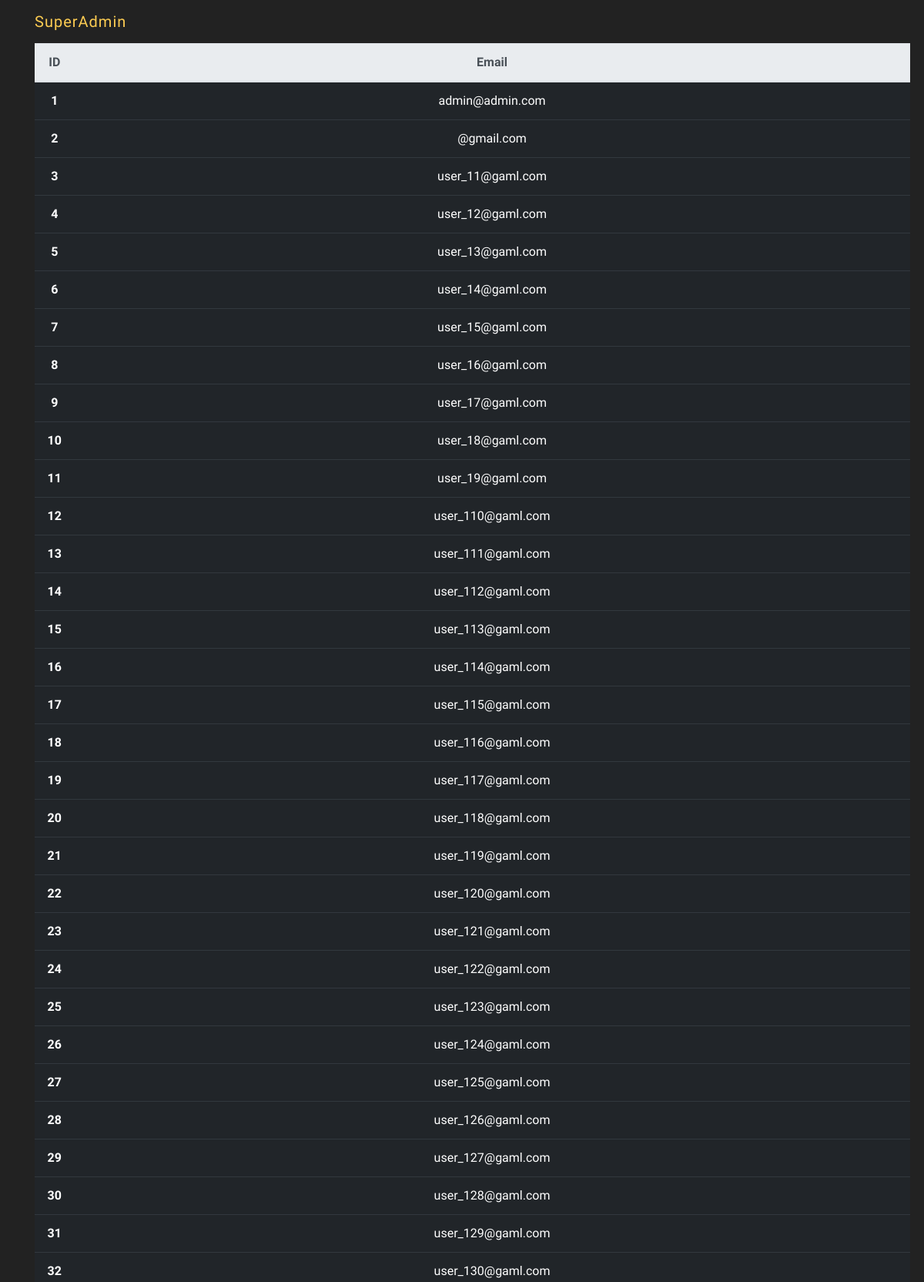
The page /dashboard (signed in, upper part) on the database its author committed.
### admin/models.py (models this page shows)
class User(Base, UserMixin):
    __tablename__ = 'user'
    id = Column(Integer, primary_key=True)
    email = Column(String(255), unique=True)
    username = Column(String(255))
    password = Column(String(255))
    last_login_at = Column(DateTime())
    current_login_at = Column(DateTime())
    last_login_ip = Column(String(100))
    current_login_ip = Column(String(100))
    login_count = Column(Integer)
    active = Column(Boolean())
    confirmed_at = Column(DateTime())
    roles = relationship('Role', secondary='roles_users',
                         backref=backref('users', lazy='dynamic'))

### admin/application.py (the view)
@app.route('/dashboard')
@roles_required('admin')
def dashboard():
    user_list = User.query.all()
    return render_template('dashboard.html', user_list=user_list, )

### admin/application.py (called while the page is built)
@app.context_processor
def login_context():
    return {
        'current_user': current_user
    }

### admin/templates/dashboard.html (shortened to what this page needs)
<!DOCTYPE html>
<html lang="en">
  <head>
    <link href="vendor/bootstrap/css/bootstrap.min.css" rel="stylesheet">
    <link href="vendor/fontawesome-free/css/all.min.css" rel="stylesheet">
    <link href="css/new-age.css" rel="stylesheet">
  </head>
  <body id="page-top">
    <nav class="navbar navbar-expand-lg navbar-light" id="mainNav">
      <div class="container">
        <a class="navbar-brand js-scroll-trigger" style='color:blck' href="#page-top">SuperAdmin</a>
      </div>
    </nav>
    <div class='container'>
      <div class='row'>
        <div class='col'>
            <table class="table table-dark text-center">
                <thead class='thead-light'>
                  <tr>
                    <th scope="col">ID</th>
                    <th scope="col">Email</th>
                  </tr>
                </thead>
                <tbody>
                  {% for user in user_list%}
                  <tr>
                    <th scope="row">{{ user.id }}</th>
                    <td>{{ user.email | safe }}</td>
                  </tr>
                  {% endfor %}
                </tbody>
              </table>
        </div>
      </div>
    </div>
  </body>
</html>

### admin/static/css/new-age.css (style rules this page uses)
html, body { width: 100%; height: 100%; }
body { font-family: 'Muli', 'Helvetica', 'Arial', 'sans-serif'; }
a { color: #fdcc52; -webkit-transition: all .35s; transition: all .35s; }
#mainNav { border-color: rgba(34, 34, 34, 0.05); background-color: white; -webkit-transition: all .35s; transition: all .35s; font-family: 'Catamaran', 'Helvetica', 'Arial', 'sans-serif'; font-weight: 200; letter-spacing: 1px; }
#mainNav .navbar-brand { color: #fdcc52; font-family: 'Catamaran', 'Helvetica', 'Arial', 'sans-serif'; font-weight: 200; letter-spacing: 1px; }
@media (min-width: 992px) { #mainNav { border-color: transparent; background-color: transparent; } }
@media (min-width: 992px) { #mainNav .navbar-brand { color: fade(white, 70%); } }

### admin/templates/dashboard.html (style rules this page uses)
html, body { background-color: #222 !important; color: white !important; }

### rows shown on the page
User: id "1", email "admin@admin.com"
User: id "2", email "@gmail.com"
User: id "3", email "user_11@gaml.com"
User: id "4", email "user_12@gaml.com"
User: id "5", email "user_13@gaml.com"
User: id "6", email "user_14@gaml.com"
User: id "7", email "user_15@gaml.com"
User: id "8", email "user_16@gaml.com"
User: id "9", email "user_17@gaml.com"
User: id "10", email "user_18@gaml.com"
User: id "11", email "user_19@gaml.com"
User: id "12", email "user_110@gaml.com"
User: id "13", email "user_111@gaml.com"
User: id "14", email "user_112@gaml.com"
User: id "15", email "user_113@gaml.com"
User: id "16", email "user_114@gaml.com"
User: id "17", email "user_115@gaml.com"
User: id "18", email "user_116@gaml.com"
User: id "19", email "user_117@gaml.com"
User: id "20", email "user_118@gaml.com"
User: id "21", email "user_119@gaml.com"
User: id "22", email "user_120@gaml.com"
User: id "23", email "user_121@gaml.com"
User: id "24", email "user_122@gaml.com"
User: id "25", email "user_123@gaml.com"
User: id "26", email "user_124@gaml.com"
User: id "27", email "user_125@gaml.com"
User: id "28", email "user_126@gaml.com"
User: id "29", email "user_127@gaml.com"
User: id "30", email "user_128@gaml.com"
User: id "31", email "user_129@gaml.com"
User: id "32", email "user_130@gaml.com"
